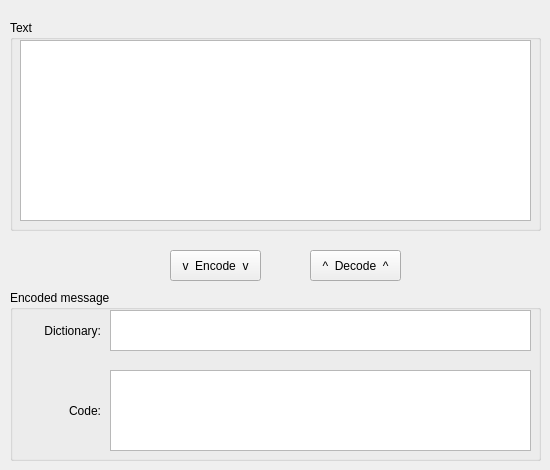
<?xml version="1.0" encoding="UTF-8"?>
<ui version="4.0">
 <class>MainWindow</class>
 <widget class="QMainWindow" name="MainWindow">
  <property name="geometry">
   <rect>
    <x>0</x>
    <y>0</y>
    <width>550</width>
    <height>470</height>
   </rect>
  </property>
  <property name="windowTitle">
   <string>LZW</string>
  </property>
  <widget class="QWidget" name="centralwidget">
   <widget class="QGroupBox" name="groupBox">
    <property name="geometry">
     <rect>
      <x>10</x>
      <y>20</y>
      <width>531</width>
      <height>211</height>
     </rect>
    </property>
    <property name="title">
     <string>Text</string>
    </property>
    <widget class="QTextEdit" name="txtText">
     <property name="geometry">
      <rect>
       <x>10</x>
       <y>20</y>
       <width>511</width>
       <height>181</height>
      </rect>
     </property>
     <property name="font">
      <font>
       <pointsize>8</pointsize>
      </font>
     </property>
    </widget>
   </widget>
   <widget class="QGroupBox" name="groupBox_2">
    <property name="geometry">
     <rect>
      <x>10</x>
      <y>290</y>
      <width>531</width>
      <height>171</height>
     </rect>
    </property>
    <property name="title">
     <string>Encoded message</string>
    </property>
    <widget class="QTextEdit" name="txtCode">
     <property name="geometry">
      <rect>
       <x>100</x>
       <y>80</y>
       <width>421</width>
       <height>81</height>
      </rect>
     </property>
     <property name="html">
      <string>&lt;!DOCTYPE HTML PUBLIC &quot;-//W3C//DTD HTML 4.0//EN&quot; &quot;http://www.w3.org/TR/REC-html40/strict.dtd&quot;&gt;
&lt;html&gt;&lt;head&gt;&lt;meta name=&quot;qrichtext&quot; content=&quot;1&quot; /&gt;&lt;meta charset=&quot;utf-8&quot; /&gt;&lt;style type=&quot;text/css&quot;&gt;
p, li { white-space: pre-wrap; }
hr { height: 1px; border-width: 0; }
li.unchecked::marker { content: &quot;\2610&quot;; }
li.checked::marker { content: &quot;\2612&quot;; }
&lt;/style&gt;&lt;/head&gt;&lt;body style=&quot; font-family:'Segoe UI'; font-size:9pt; font-weight:400; font-style:normal;&quot;&gt;
&lt;p style=&quot;-qt-paragraph-type:empty; margin-top:0px; margin-bottom:0px; margin-left:0px; margin-right:0px; -qt-block-indent:0; text-indent:0px;&quot;&gt;&lt;br /&gt;&lt;/p&gt;&lt;/body&gt;&lt;/html&gt;</string>
     </property>
    </widget>
    <widget class="QLabel" name="lblCode">
     <property name="geometry">
      <rect>
       <x>10</x>
       <y>80</y>
       <width>81</width>
       <height>81</height>
      </rect>
     </property>
     <property name="text">
      <string>Code:</string>
     </property>
     <property name="alignment">
      <set>Qt::AlignRight|Qt::AlignTrailing|Qt::AlignVCenter</set>
     </property>
    </widget>
    <widget class="QLabel" name="lblDictionary">
     <property name="geometry">
      <rect>
       <x>10</x>
       <y>20</y>
       <width>81</width>
       <height>41</height>
      </rect>
     </property>
     <property name="text">
      <string>Dictionary:</string>
     </property>
     <property name="alignment">
      <set>Qt::AlignRight|Qt::AlignTrailing|Qt::AlignVCenter</set>
     </property>
    </widget>
    <widget class="QTextEdit" name="txtDictionary">
     <property name="geometry">
      <rect>
       <x>100</x>
       <y>20</y>
       <width>421</width>
       <height>41</height>
      </rect>
     </property>
    </widget>
   </widget>
   <widget class="QPushButton" name="btnEncode">
    <property name="geometry">
     <rect>
      <x>170</x>
      <y>250</y>
      <width>91</width>
      <height>31</height>
     </rect>
    </property>
    <property name="text">
     <string>v  Encode  v</string>
    </property>
   </widget>
   <widget class="QPushButton" name="btnDecode">
    <property name="geometry">
     <rect>
      <x>310</x>
      <y>250</y>
      <width>91</width>
      <height>31</height>
     </rect>
    </property>
    <property name="text">
     <string>^  Decode  ^</string>
    </property>
   </widget>
  </widget>
 </widget>
 <resources/>
 <connections/>
</ui>
